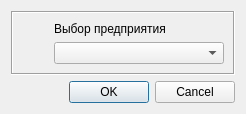
<?xml version="1.0" encoding="UTF-8"?>
<ui version="4.0">
 <class>DialogSwitchPPO</class>
 <widget class="QDialog" name="DialogSwitchPPO">
  <property name="geometry">
   <rect>
    <x>0</x>
    <y>0</y>
    <width>246</width>
    <height>114</height>
   </rect>
  </property>
  <property name="windowTitle">
   <string>Выбор объекта ППО</string>
  </property>
  <property name="windowIcon">
   <iconset>
    <normaloff>:/about/icons/logo.png</normaloff>:/about/icons/logo.png</iconset>
  </property>
  <layout class="QVBoxLayout" name="verticalLayout">
   <item>
    <widget class="QFrame" name="frame">
     <property name="frameShape">
      <enum>QFrame::Box</enum>
     </property>
     <property name="frameShadow">
      <enum>QFrame::Sunken</enum>
     </property>
     <layout class="QGridLayout" name="gridLayout_3">
      <item row="1" column="2">
       <widget class="QComboBox" name="comboBoxPPO">
        <property name="minimumSize">
         <size>
          <width>170</width>
          <height>0</height>
         </size>
        </property>
       </widget>
      </item>
      <item row="0" column="2">
       <widget class="QLabel" name="labelPPO">
        <property name="text">
         <string>Выбор предприятия</string>
        </property>
       </widget>
      </item>
      <item row="0" column="0" rowspan="2">
       <widget class="QLabel" name="labelImg">
        <property name="text">
         <string/>
        </property>
        <property name="pixmap">
         <pixmap resource="qrc.qrc">:/icon/icons/ppo_mini.png</pixmap>
        </property>
       </widget>
      </item>
     </layout>
    </widget>
   </item>
   <item>
    <spacer name="verticalSpacer">
     <property name="orientation">
      <enum>Qt::Vertical</enum>
     </property>
     <property name="sizeHint" stdset="0">
      <size>
       <width>20</width>
       <height>40</height>
      </size>
     </property>
    </spacer>
   </item>
   <item>
    <widget class="QDialogButtonBox" name="buttonBoxOK">
     <property name="orientation">
      <enum>Qt::Horizontal</enum>
     </property>
     <property name="standardButtons">
      <set>QDialogButtonBox::Cancel|QDialogButtonBox::Ok</set>
     </property>
    </widget>
   </item>
  </layout>
 </widget>
 <resources>
  <include location="qrc.qrc"/>
 </resources>
 <connections>
  <connection>
   <sender>buttonBoxOK</sender>
   <signal>accepted()</signal>
   <receiver>DialogSwitchPPO</receiver>
   <slot>accept()</slot>
   <hints>
    <hint type="sourcelabel">
     <x>248</x>
     <y>254</y>
    </hint>
    <hint type="destinationlabel">
     <x>157</x>
     <y>274</y>
    </hint>
   </hints>
  </connection>
  <connection>
   <sender>buttonBoxOK</sender>
   <signal>rejected()</signal>
   <receiver>DialogSwitchPPO</receiver>
   <slot>reject()</slot>
   <hints>
    <hint type="sourcelabel">
     <x>316</x>
     <y>260</y>
    </hint>
    <hint type="destinationlabel">
     <x>286</x>
     <y>274</y>
    </hint>
   </hints>
  </connection>
 </connections>
</ui>
